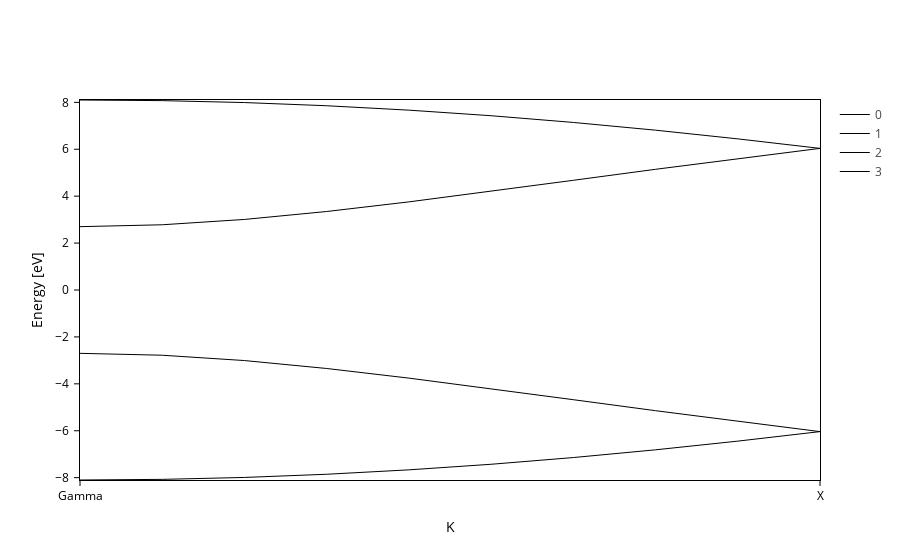

The notebook cell saved with this chart:
### Markdown cell above
All good, you can already use your new backend!

### Code cell
band_struct.plot(backend="plotly_myown")

### Figure 1 — Plotly figure (JSON) as saved in the notebook; plotly's stock layout.template omitted (floating-point values rounded to 4 significant figures)
{"data": [{"hoverinfo": "name", "hovertemplate": "%{y:.2f} eV", "line": {"color": "black", "width": 1.0}, "mode": "lines", "name": "0", "opacity": 1, "type": "scatter", "uid": "dd6eec94-b55b-44a4-9481-6dbdbb04f4b9", "x": [0.0, 0.08194, 0.1639, 0.2458, 0.3278, 0.4097, 0.4916, 0.5736, 0.6555, 0.7375], "y": [-8.1, -8.073, -7.991, -7.855, -7.667, -7.429, -7.144, -6.813, -6.443, -6.037]}, {"hoverinfo": "name", "hovertemplate": "%{y:.2f} eV", "line": {"color": "black", "width": 1.0}, "mode": "lines", "name": "1", "opacity": 1, "type": "scatter", "uid": "ae817804-7644-4490-b718-6f7e2a53f542", "x": [0.0, 0.08194, 0.1639, 0.2458, 0.3278, 0.4097, 0.4916, 0.5736, 0.6555, 0.7375], "y": [-2.7, -2.781, -3.008, -3.346, -3.757, -4.208, -4.677, -5.146, -5.602, -6.037]}, {"hoverinfo": "name", "hovertemplate": "%{y:.2f} eV", "line": {"color": "black", "width": 1.0}, "mode": "lines", "name": "2", "opacity": 1, "type": "scatter", "uid": "e77f20ed-cf67-4559-9a3b-71c57367bdf6", "x": [0.0, 0.08194, 0.1639, 0.2458, 0.3278, 0.4097, 0.4916, 0.5736, 0.6555, 0.7375], "y": [2.7, 2.781, 3.008, 3.346, 3.757, 4.208, 4.677, 5.146, 5.602, 6.037]}, {"hoverinfo": "name", "hovertemplate": "%{y:.2f} eV", "line": {"color": "black", "width": 1.0}, "mode": "lines", "name": "3", "opacity": 1, "type": "scatter", "uid": "93d3e1d3-02a2-4203-8835-f0d1f2470c98", "x": [0.0, 0.08194, 0.1639, 0.2458, 0.3278, 0.4097, 0.4916, 0.5736, 0.6555, 0.7375], "y": [8.1, 8.073, 7.991, 7.855, 7.667, 7.429, 7.144, 6.813, 6.443, 6.037]}], "layout": {"xaxis": {"mirror": true, "range": [0.0, 0.7375], "showgrid": true, "ticktext": ["Gamma", "X"], "tickvals": [0.0, 0.7375], "title": {"text": "K"}}, "yaxis": {"mirror": true, "range": [-8.1, 8.1], "title": {"text": "Energy [eV]"}}}}
